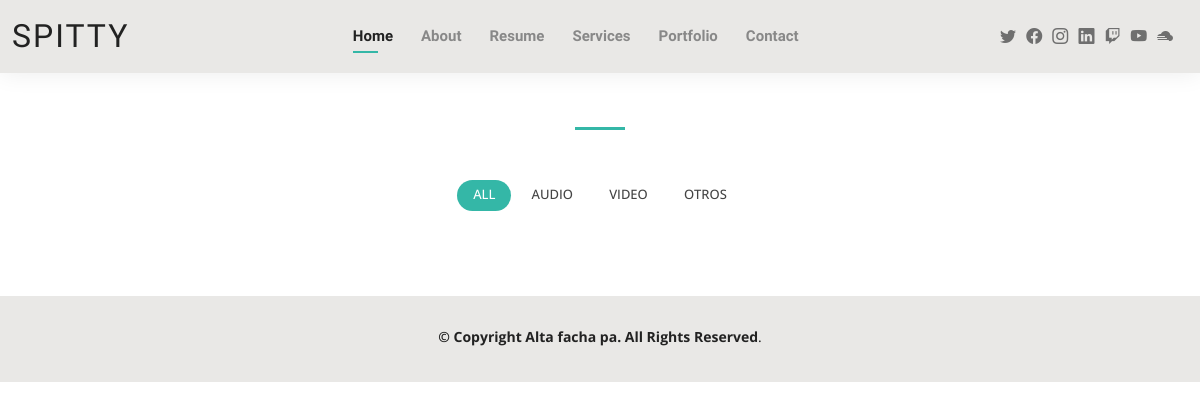
Page /portfolio/ on the earlier database version.
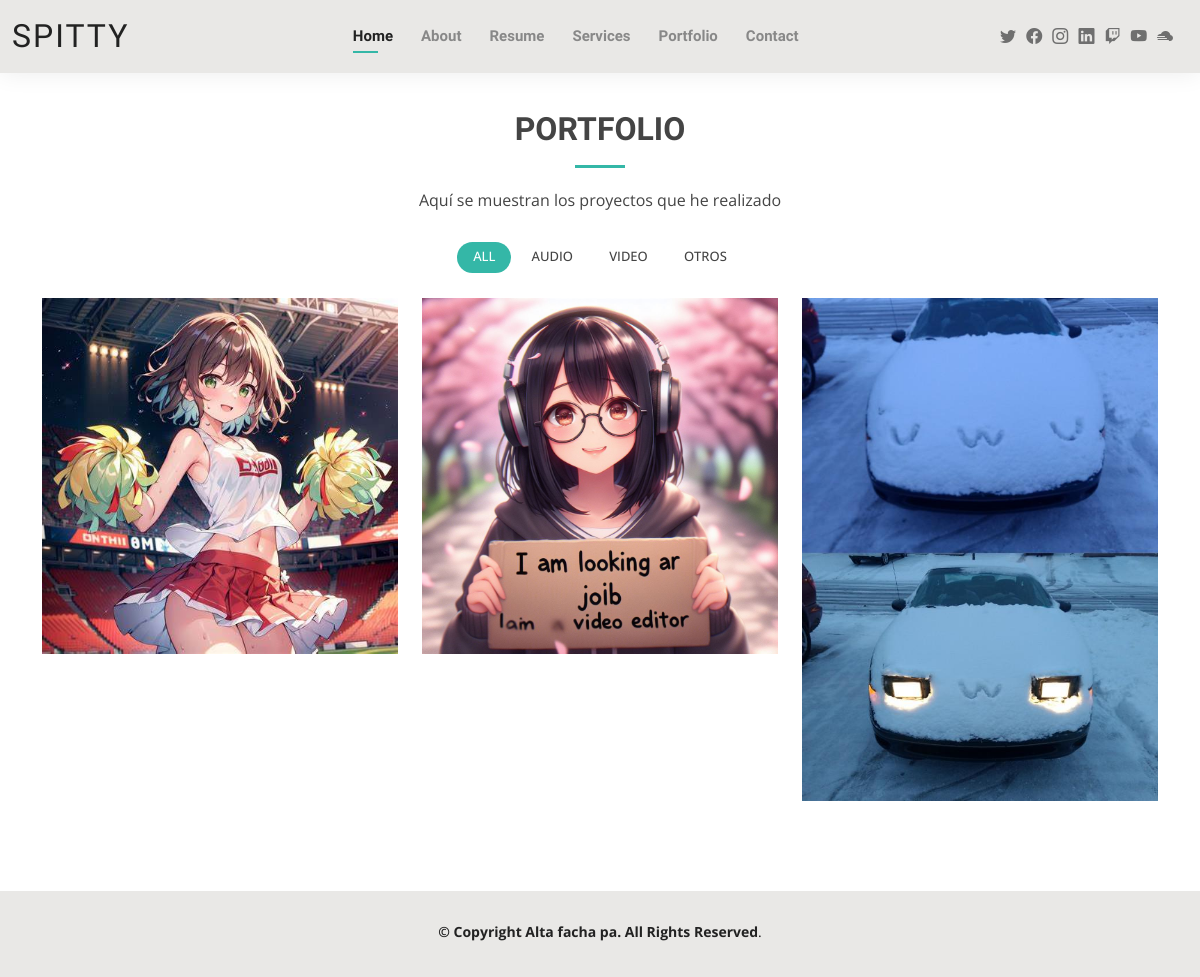
Same page on the later database version.
### core/models.py (models this page shows, shortened)
class SiteConfiguration(models.Model):
    site_name = models.CharField(_("Nombre Sitio"), max_length=100, default="SPITTER")
    footer_text = models.CharField(
        _("Copyright"),
        max_length=255,
        default="© Copyright Spitty. All Rights Reserved",
    )
    class Meta:
        verbose_name = _("Config")
        verbose_name_plural = _("Configs")

### portfolio/models.py (models this page shows, shortened)
class PortfolioDesc(models.Model):
    tittle_section = models.CharField(
        _("Título de Sección"), max_length=100, default="Portfolio"
    )
    desc_section = models.TextField(
        _("Descripción de Sección"), default="Magnam dolores commodi suscipit..."
    )
    class Meta:
        verbose_name = _("Descripcion de Portafolio")
        verbose_name_plural = _("Descripciones de Portafolio")

class PortfolioItem(models.Model):
    CATEGORY_CHOICES = [("Audio", "Audio"), ("Video", "Video"), ("Otros", "Otros")]
    title = models.CharField(_("Titulo del Proyecto"), max_length=100)
    category = models.CharField(
        _("Tipo de Filtro"), max_length=50, choices=CATEGORY_CHOICES
    )
    description = models.TextField(_("Descripcion del Proyecto"))
    image1 = models.ImageField(
        _("Imagen 1"), upload_to="portfolio/", validators=[validate_image_size]
    )
    image2 = models.ImageField(
        _("Imagen 2"),
        upload_to="portfolio/",
        blank=True,
        null=True,
        validators=[validate_image_size],
    )
    image3 = models.ImageField(
        _("Imagen 3"),
        upload_to="portfolio/",
        blank=True,
        null=True,
        validators=[validate_image_size],
    )
    client = models.CharField(_("Cliente"), max_length=100)
    project_date = models.DateField(_("Fecha"))
    project_url = models.URLField(_("Link"), blank=True, null=True)

### portfolio/views.py (the view)
# urls.py: path("portfolio/", portfolio_views.portfolio, name="portfolio"),
@xframe_options_sameorigin
def portfolio(request):
    items = PortfolioItem.objects.all()
    portfolio_desc = PortfolioDesc.objects.last()
    return render(
        request,
        "portfolio/portfolio.html",
        {"items": items, "portfolio_desc": portfolio_desc},
    )

### core/views.py (called while the page is built)
def site_configuration(request):
    try:
        site_config = SiteConfiguration.objects.get()
    except SiteConfiguration.DoesNotExist:
        site_config = None
    return {"site_config": site_config}

def social_links(request):
    try:
        links = SocialLinks.objects.first()
    except SocialLinks.DoesNotExist:
        links = None
    return {"social_links": links}

### templates/portfolio/portfolio.html (shortened to what this page needs)
{% extends 'core/base.html' %}
{% load static %}
{% block content %}
<main id="main">
    <section id="portfolio" class="portfolio">
        <div class="container" data-aos="fade-up">
            <div class="section-title">
                <h2>{{ portfolio_desc.tittle_section }}</h2>
                <p>{{ portfolio_desc.desc_section  }}</p>
            </div>
            <div class="row" data-aos="fade-up" data-aos-delay="100">
                <div class="col-lg-12 d-flex justify-content-center">
                  <ul id="portfolio-flters">
                    <li data-filter="*" class="filter-active">All</li>
                    <li data-filter=".filter-audio">Audio</li>
                    <li data-filter=".filter-video">Video</li>
                    <li data-filter=".filter-otros">Otros</li>
                  </ul>
                </div>
            </div>
            <div class="row portfolio-container" data-aos="fade-up" data-aos-delay="200">
                {% for item in items %}
                <div class="col-lg-4 col-md-6 portfolio-item filter-{{ item.category|lower }}">
                    <div class="portfolio-wrap">
                        <img src="{{ item.image1.url }}" class="img-fluid" alt="">
                    </div>
                </div>
                {% endfor %}
            </div>
        </div>
    </section>
</main>
{% endblock content %}

### templates/core/base.html (shortened to what this page needs)
{% load static %}
<!DOCTYPE html>
<html lang="es">
<head>
    <link href= {% static "core/vendor/aos/aos.css" %}  rel="stylesheet">
    <link href= {% static "core/vendor/bootstrap/css/bootstrap.min.css" %} rel="stylesheet">
    <link href= {% static "core/vendor/bootstrap-icons/bootstrap-icons.css" %} rel="stylesheet">
    <link href= {% static "core/vendor/boxicons/css/boxicons.min.css" %} rel="stylesheet">
    <link href= {% static "core/vendor/glightbox/css/glightbox.min.css" %} rel="stylesheet">
    <link href= {% static "core/vendor/swiper/swiper-bundle.min.css" %} rel="stylesheet">
    <link href= {% static "core/css/style.css" %} rel="stylesheet">
</head>
<body>
  {% block header %}
  <header id="header" class="fixed-top">
    <div class="container-fluid d-flex justify-content-between align-items-center">
      {% if site_config %}
        <h1 class="logo me-auto me-lg-0"><a href="{{ social_links.link_social }}" target="_blank">{{ site_config.site_name }}</a></h1>
      {% endif %}
      <nav id="navbar" class="navbar order-last order-lg-0">
        <ul>
          <li><a class="active" href={% url "home" %}>Home</a></li>
          <li><a href={% url "about" %}>About</a></li>
          <li><a href={% url "resume" %}>Resume</a></li>
          <li><a href={% url "services" %}>Services</a></li>
          <li><a href={% url "portfolio" %}>Portfolio</a></li>
          <li><a href={% url "contact" %}>Contact</a></li>
        </ul>
      </nav>
      <div class="header-social-links">
        <a href="{{ social_links.link_x }}" target="_blank" class="twitter"><i class="bi bi-twitter"></i></a>
        <a href="{{ social_links.link_fb }}" target="_blank" class="facebook"><i class="bi bi-facebook"></i></a>
        <a href="{{ social_links.link_ig }}" target="_blank" class="instagram"><i class="bi bi-instagram"></i></a>
        <a href="{{ social_links.link_in }}" target="_blank" class="linkedin"><i class="bi bi-linkedin"></i></i></a>
        <a href="{{ social_links.link_tw }}" target="_blank" class="twitch"><i class="bi bi-twitch"></i></i></a>
        <a href="{{ social_links.link_yt }}" target="_blank" class="youtube"><i class="bi bi-youtube"></i></i></a>
        <a href="{{ social_links.link_sc }}" target="_blank" class="cloud-fog2-fill"><i class="bi bi-cloud-fog2-fill"></i></i></a>
      </div>
    </div>
  </header>
  {% endblock header %}
  {% block content %}
  {% endblock content %}
  {% block footer %}
  <footer id="footer">
    <div class="container">
      <div class="copyright">
        <strong><span>{{ site_config.footer_text }}</span></strong>.
      </div>
      <div class="credits">
      </div>
    </div>
  </footer>
  {% endblock footer %}
  </body>
</html>

### static/core/css/style.css (style rules this page uses)
body { font-family: "Open Sans", sans-serif; color: #444444; }
a { color: #34b7a7; text-decoration: none; }
h1, h2, h3, h4, h5, h6 { font-family: "Raleway", sans-serif; }
#main { margin-top: 50px; }
#header { background: #e9e8e6; box-shadow: 0px 0px 25px 0 rgba(0, 0, 0, 0.08); z-index: 997; padding: 15px 0; }
#header .logo { font-size: 32px; margin: 0; padding: 0; line-height: 1; font-weight: 400; letter-spacing: 2px; text-transform: uppercase; }
#header .logo a { color: #222222; }
.header-social-links { padding-right: 15px; }
.header-social-links a { color: #6f6f6f; padding-left: 6px; display: inline-block; line-height: 0px; transition: 0.3s; font-size: 16px; }
.navbar { padding: 0; }
.navbar ul { margin: 0; padding: 0; display: flex; list-style: none; align-items: center; }
.navbar li { position: relative; padding: 10px 0 10px 28px; }
.navbar a, .navbar a:focus { display: flex; align-items: center; justify-content: space-between; font-family: "Raleway", sans-serif; font-size: 15px; font-weight: 600; color: #888888; white-space: nowrap; transition: 0.3s; position: relative; }
.navbar>ul>li>a:before { content: ""; position: absolute; width: 0; height: 2px; bottom: -5px; left: 0; background-color: #34b7a7; visibility: hidden; width: 0px; transition: all 0.3s ease-in-out 0s; }
.navbar a:hover:before, .navbar li:hover>a:before, .navbar .active:before { visibility: visible; width: 25px; }
.navbar a:hover, .navbar .active, .navbar .active:focus, .navbar li:hover>a { color: #222222; }
section { padding: 60px 0; }
.section-title { text-align: center; padding-bottom: 30px; }
.section-title h2 { font-size: 32px; font-weight: bold; text-transform: uppercase; margin-bottom: 20px; padding-bottom: 20px; position: relative; }
.section-title h2::after { content: ""; position: absolute; display: block; width: 50px; height: 3px; background: #34b7a7; bottom: 0; left: calc(50% - 25px); }
.section-title p { margin-bottom: 0; }
.portfolio .portfolio-item { margin-bottom: 30px; }
.portfolio #portfolio-flters { padding: 0; margin: 0 auto 20px auto; list-style: none; text-align: center; }
.portfolio #portfolio-flters li { cursor: pointer; display: inline-block; padding: 8px 16px 10px 16px; font-size: 13px; font-weight: 500; line-height: 1; text-transform: uppercase; color: #444444; margin-bottom: 5px; transition: all 0.3s ease-in-out; border-radius: 50px; }
.portfolio #portfolio-flters li:hover, .portfolio #portfolio-flters li.filter-active { color: #fff; background: #34b7a7; }
.portfolio #portfolio-flters li:last-child { margin-right: 0; }
.portfolio .portfolio-wrap { transition: 0.3s; position: relative; overflow: hidden; z-index: 1; background: rgba(34, 34, 34, 0.6); }
.portfolio .portfolio-wrap::before { content: ""; background: rgba(34, 34, 34, 0.6); position: absolute; left: 0; right: 0; top: 0; bottom: 0; transition: all ease-in-out 0.3s; z-index: 2; opacity: 0; }
.portfolio .portfolio-wrap img { transition: all ease-in-out 0.3s; }
#footer { background: #e9e8e6; padding: 30px 0; color: #222222; font-size: 14px; text-align: center; }
#footer .credits { padding-top: 5px; font-size: 13px; }

Differences in the rows shown:
added PortfolioDesc: tittle_section "PORTFOLIO", desc_section "Aquí se muestran los proyectos que he realizado"
added PortfolioItem: image1 (picture)
added PortfolioItem: image1 (picture)
added PortfolioItem: image1 (picture)
